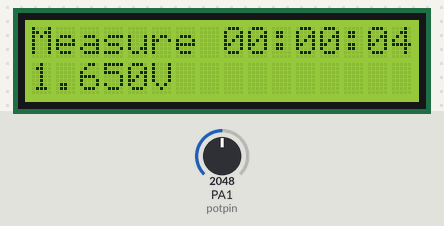
Bench run of a sketch on a simulated STM32 Blue Pill. On the bench: 16×2 character LCD. The inputs (shaded band) are chosen by the test bench; at power-on: PA1 (potpin) = 2048.

Above: at 4.2 s.
4.3 s: PA1 (potpin) set to 2866
At 5.8 s:
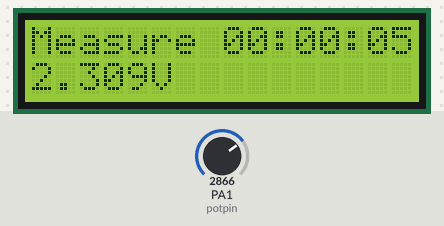
6.5 s: PA1 (potpin) set to 3603
At 7.9 s:
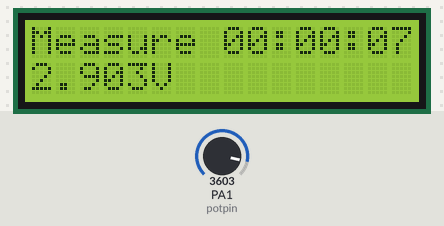
8.5 s: PA1 (potpin) set to 4095
At 9.9 s:
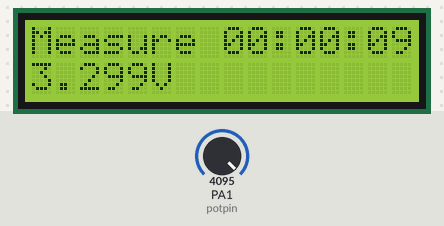
Timing chart, 0 to 11.5 s (numbered marks = the images above; inputs shaded):
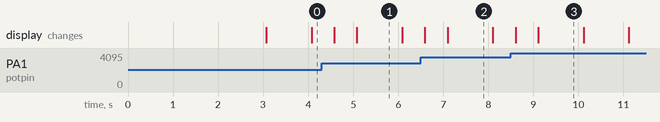

Measured:
- what the display in image 1 shows lasts 1.0 s, from 5.1 s to 6.1 s

The sketch:

STM32_voltmeter.ino
```cpp
/*
LCD1602 (16*2).  The circuit 4bits:
 * LCD RS pin to digital pin PB11
 * LCD Enable pin to digital pin PB10
 * LCD D4 pin to digital pin PB0
 * LCD D5 pin to digital pin PB1
 * LCD D6 pin to digital pin PC13 (14)
 * LCD D7 pin to digital pin PC14 (15)
 * LCD R/W pin to ground
 * LCD VSS pin to ground
 * LCD VCC pin to 5V
*/

#include <LiquidCrystal.h> // include the LCD library

const int rs = PB11, en = PB10, d4 = PB0, d5 = PB1, d6 = PC14, d7 = PC15; //mention the pin names to with LCD is connected to
LiquidCrystal lcd(rs, en, d4, d5, d6, d7); //Initialize the LCD

int potpin=1;// initialize analog pin 1
int val=0;// Temporarily store variables' value from the sensor
char buffer [16]; // a few bytes larger than your LCD line
int time, hour, min, sec;

void setup() {
  lcd.begin(16, 2);//We are using a 16*2 LCD
  lcd.setCursor(0, 0); //At first row first column
  lcd.print("Voltmeter:"); //Print this
  lcd.setCursor(0, 1); //At secound row first column
  lcd.print("..Starting..."); //Print this

  delay(3000); //wait for 3 secounds
  lcd.clear(); //Clear the screen
}

void loop() {
  lcd.setCursor(0, 0); //At first row first column
  time = millis();
  hour = time / 3600000;
  min = (time-hour*3600000) / 60000;
  sec = (time-hour*3600000-min*60000) / 1000;
  sprintf (buffer, "Measure %02d:%02d:%02d", hour, min, sec); // send data to the buffer
  lcd.print(buffer); //Print this

  lcd.setCursor(0, 1); //At second row first column

  val=analogRead(potpin);// read the analog value from the sensor and assign it to val
  lcd.setCursor(0, 1); //At secound row first column
  //lcd.print(millis() / 1000); //Print the value of secounds


  sprintf (buffer, "%5.3fV", float(val)*3.3/4096); // send data to the buffer
  lcd.print(buffer);

//  lcd.print(float(val)*3.3/(4096-1));
//  lcd.print('V');

  delay(500); //wait for 0.5 secounds
}

/*
#include <Wire.h>
#include <LiquidCrystal_I2C.h>
//I2C pins declaration
// если на переходнике LCM1602
// запаяны A0 A1 A2 — адрес 0x20, не запаяны — 0x27.
LiquidCrystal_I2C lcd(0x27, 2, 1, 0, 4, 5, 6, 7, 3, POSITIVE);
//LiquidCrystal_I2C lcd(0x27);
//LiquidCrystal_I2C lcd(0x27, 3, POSITIVE);


// the setup function runs once when you press reset or power the board
void setup() {
  // initialize digital pin PB1 as an output.
  //
  pinMode(PC13, OUTPUT);

//
lcd.begin(16,2);//Defining 16 columns and 2 rows of lcd display
  //lcd.backlight();//To Power ON the back light
  //
  lcd.print("Hi!");

}


// the loop function runs over and over again forever
void loop() {
  digitalWrite(PC13, LOW);    // turn the LED off by making the voltage LOW
  delay(200);              // wait for a second
  digitalWrite(PC13, HIGH);   // turn the LED on (HIGH is the voltage level)
  delay(200);              // wait for a second
  digitalWrite(PC13, LOW);    // turn the LED off by making the voltage LOW
  delay(200);              // wait for a second
  digitalWrite(PC13, HIGH);   // turn the LED on (HIGH is the voltage level)
  delay(4000);              // wait for a second


  //Write your code
  //
  lcd.home ();                   // go home
  //
  lcd.setCursor(0,0); //Defining positon to write from first row,first column .
  lcd.print(" Tech Maker "); //You can write 16 Characters per line .
  delay(4000);//Delay used to give a dynamic effect
  //lcd.setCursor(0,1);  //Defining positon to write from second row,first column .
  //lcd.print("Like | Share");
  //delay(8000);

  //
  lcd.clear();//Clean the screen
  //lcd.setCursor(0,0);
  //lcd.print(" SUBSCRIBE ");
  //lcd.setCursor(0,1);
  //lcd.print(" TECH MAKER ");
  //delay(8000);
}
*/
```
